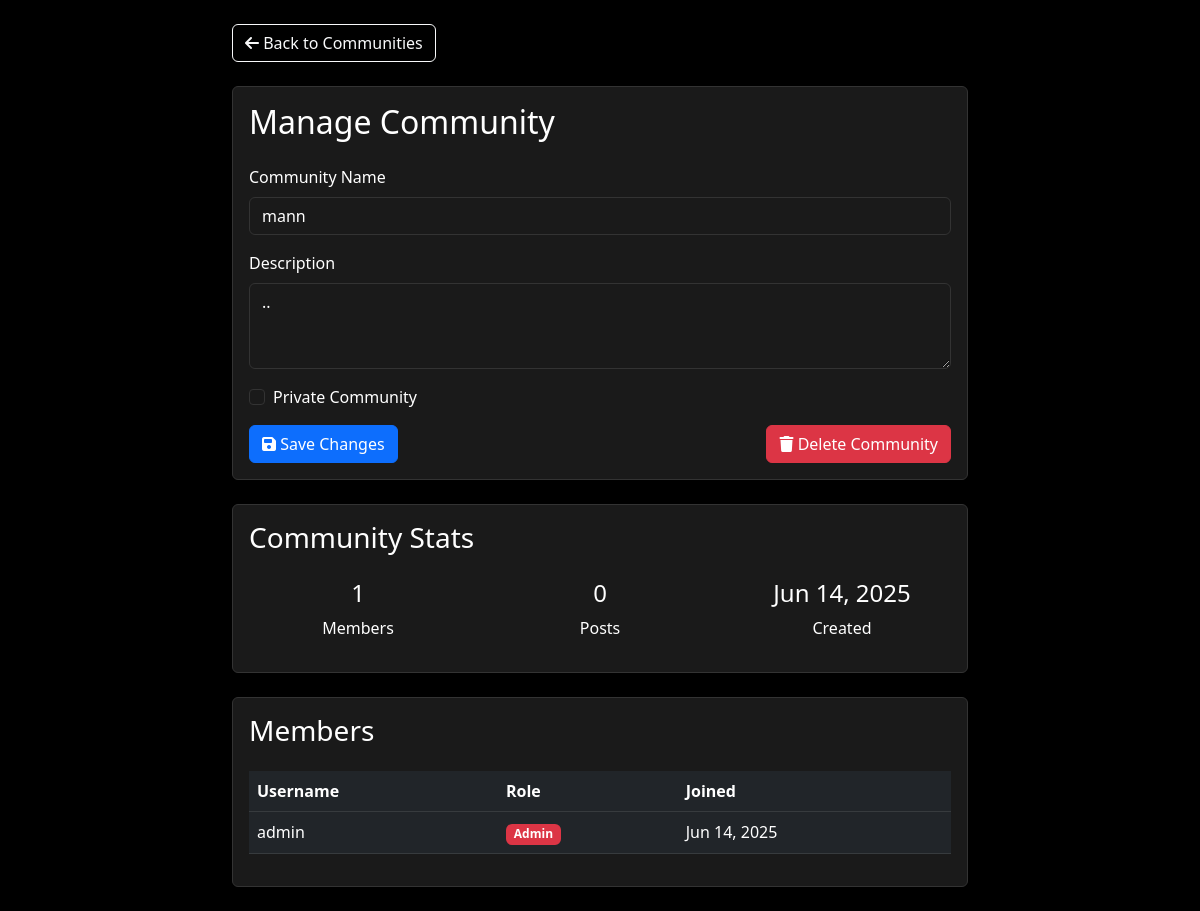
Screenshot of /manage_community.php?id=15 (signed in) with the database file from the repository.
### tables this page shows
CREATE TABLE `communities` (
  `community_id` int(11) NOT NULL,
  `name` varchar(50) NOT NULL,
  `description` text DEFAULT NULL,
  `creator_id` int(11) NOT NULL,
  `is_private` tinyint(1) DEFAULT 0,
  `member_count` int(11) DEFAULT 0,
  `banner_image` varchar(255) DEFAULT NULL,
  `theme_color` varchar(20) DEFAULT NULL,
  `created_at` datetime DEFAULT current_timestamp(),
  `updated_at` datetime DEFAULT current_timestamp() ON UPDATE current_timestamp()
);

CREATE TABLE `community_members` (
  `member_id` int(11) NOT NULL,
  `community_id` int(11) NOT NULL,
  `user_id` int(11) NOT NULL,
  `role` enum('member','moderator','admin') DEFAULT 'member',
  `is_admin` tinyint(1) DEFAULT 0,
  `join_date` datetime DEFAULT current_timestamp(),
  `joined_at` timestamp NOT NULL DEFAULT current_timestamp()
);

CREATE TABLE `users` (
  `user_id` int(11) NOT NULL,
  `username` varchar(50) NOT NULL,
  `email` varchar(100) NOT NULL,
  `profile_image` varchar(255) DEFAULT NULL,
  `points` int(11) DEFAULT 0,
  `is_premium` tinyint(1) DEFAULT 0,
  `premium_until` datetime DEFAULT NULL,
  `created_at` datetime DEFAULT current_timestamp(),
  `updated_at` datetime DEFAULT current_timestamp() ON UPDATE current_timestamp(),
  `password_hash` varchar(255) DEFAULT NULL,
  `name` varchar(255) DEFAULT NULL,
  `security_question` varchar(255) DEFAULT NULL,
  `security_answer` varchar(255) DEFAULT NULL,
  `bio` text DEFAULT NULL,
  `profile_views` int(11) DEFAULT 0,
  `role` enum('user','admin') DEFAULT 'user',
  `email_verified` tinyint(1) DEFAULT 0,
  `is_active` tinyint(1) DEFAULT 1
);

### manage_community.php (the view, shortened to what this page needs)
<?php
require_once 'includes/db.php';
$user_id = $_SESSION['user_id'];
$community_id = isset($_GET['id']) ? (int)$_GET['id'] : 0;
$stmt = $mysqli->prepare("
    SELECT c.*, u.username as creator_username,
           (SELECT COUNT(*) FROM community_members WHERE community_id = c.community_id) as member_count,
           (SELECT COUNT(*) FROM posts WHERE community_id = c.community_id) as post_count
    FROM communities c
    LEFT JOIN users u ON c.creator_id = u.user_id
    WHERE c.community_id = ? AND c.creator_id = ?
");
$stmt->bind_param("ii", $community_id, $user_id);
$stmt->execute();
$result = $stmt->get_result();
$community = $result->fetch_assoc();
$stmt = $mysqli->prepare("
    SELECT u.user_id, u.username, u.role, cm.joined_at
    FROM community_members cm
    JOIN users u ON cm.user_id = u.user_id
    WHERE cm.community_id = ?
    ORDER BY cm.joined_at DESC
");
$stmt->bind_param("i", $community_id);
$stmt->execute();
$members = $stmt->get_result();
?>
<!DOCTYPE html>
<html lang="en">
<head>
    <link href="https://cdn.jsdelivr.net/npm/bootstrap@5.3.0/dist/css/bootstrap.min.css" rel="stylesheet">
    <link href="https://cdnjs.cloudflare.com/ajax/libs/font-awesome/6.4.0/css/all.min.css" rel="stylesheet">
</head>
<body>
    <div class="container py-4">
        <div class="row">
            <div class="col-md-8 mx-auto">
                <div class="mb-4">
                    <a href="communities.php" class="btn btn-outline-light">
                        <i class="fas fa-arrow-left"></i> Back to Communities
                    </a>
                </div>
                <div class="card mb-4">
                    <div class="card-body">
                        <h2 class="card-title mb-4">Manage Community</h2>
                        <form method="POST" action="">
                            <div class="mb-3">
                                <label for="name" class="form-label">Community Name</label>
                                <input type="text" class="form-control" id="name" name="name"
                                       value="<?= htmlspecialchars($community['name']) ?>" required maxlength="50">
                            </div>
                            <div class="mb-3">
                                <label for="description" class="form-label">Description</label>
                                <textarea class="form-control" id="description" name="description" rows="3"><?= htmlspecialchars($community['description']) ?></textarea>
                            </div>
                            <div class="mb-3 form-check">
                                <input type="checkbox" class="form-check-input" id="is_private" name="is_private"
                                       <?= $community['is_private'] ? 'checked' : '' ?>>
                                <label class="form-check-label" for="is_private">Private Community</label>
                            </div>
                            <div class="d-flex justify-content-between">
                                <button type="submit" name="update_community" class="btn btn-primary">
                                    <i class="fas fa-save"></i> Save Changes
                                </button>
                                <button type="button" class="btn btn-danger" data-bs-toggle="modal" data-bs-target="#deleteModal">
                                    <i class="fas fa-trash"></i> Delete Community
                                </button>
                            </div>
                        </form>
                    </div>
                </div>
                <div class="card mb-4">
                    <div class="card-body">
                        <h3 class="card-title mb-4">Community Stats</h3>
                        <div class="row">
                            <div class="col-md-4">
                                <div class="text-center">
                                    <h4><?= number_format($community['member_count']) ?></h4>
                                    <p class="text-white">Members</p>
                                </div>
                            </div>
                            <div class="col-md-4">
                                <div class="text-center">
                                    <h4><?= number_format($community['post_count']) ?></h4>
                                    <p class="text-white">Posts</p>
                                </div>
                            </div>
                            <div class="col-md-4">
                                <div class="text-center">
                                    <h4><?= date('M d, Y', strtotime($community['created_at'])) ?></h4>
                                    <p class="text-white">Created</p>
                                </div>
                            </div>
                        </div>
                    </div>
                </div>
                <div class="card">
                    <div class="card-body">
                        <h3 class="card-title mb-4">Members</h3>
                        <div class="table-responsive">
                            <table class="table table-dark">
                                <thead>
                                    <tr>
                                        <th>Username</th>
                                        <th>Role</th>
                                        <th>Joined</th>
                                    </tr>
                                </thead>
                                <tbody>
                                    <?php while ($member = $members->fetch_assoc()): ?>
                                        <tr>
                                            <td><?= htmlspecialchars($member['username']) ?></td>
                                            <td>
                                                <?php if ($member['role'] === 'admin'): ?>
                                                    <span class="badge bg-danger">Admin</span>
                                                <?php else: ?>
                                                    <span class="badge bg-secondary">Member</span>
                                                <?php endif; ?>
                                            </td>
                                            <td><?= date('M d, Y', strtotime($member['joined_at'])) ?></td>
                                        </tr>
                                    <?php endwhile; ?>
                                </tbody>
                            </table>
                        </div>
                    </div>
                </div>
            </div>
        </div>
    </div>
</body>
</html>

### manage_community.php (style rules this page uses)
body { background-color: #000; color: #fff; }
.form-control, .form-check-input { background-color: #1a1a1a; border: 1px solid #333; color: #fff; }
.card { background-color: #1a1a1a; border: 1px solid #333; color: white; }

### rows the page displays
communities: name "mann", description "..", created_at "Jun 14, 2025"
community_members: user.username "admin", joined_at "Jun 14, 2025"

### other values shown
$community['member_count'] "1"
$community['post_count'] "0"
